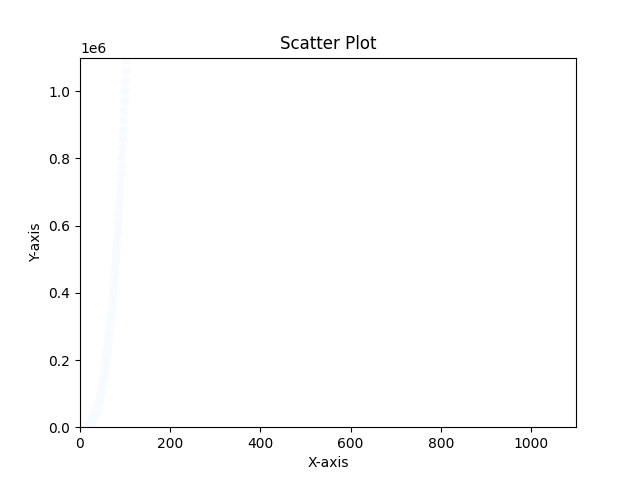

Write Python code to recreate this figure.
import matplotlib.pyplot as plt
# x_values = [1, 2, 3, 4, 5]
# y_values = [1, 4, 9, 16, 25]

x_values = list(range(1,1001))
y_values = [x**2 for x in x_values]
z_values = y_values

plt.scatter(x_values,y_values,c=y_values,cmap=plt.cm.Reds,edgecolors='none',s=40)
plt.title("Scatter Plot")
plt.xlabel("X-axis")
plt.ylabel("Y-axis")
# plt.tick_params(axis='both', which='major', labelsize=15)
plt.axis([0, 1100, 0, 1100000])
plt.show()
